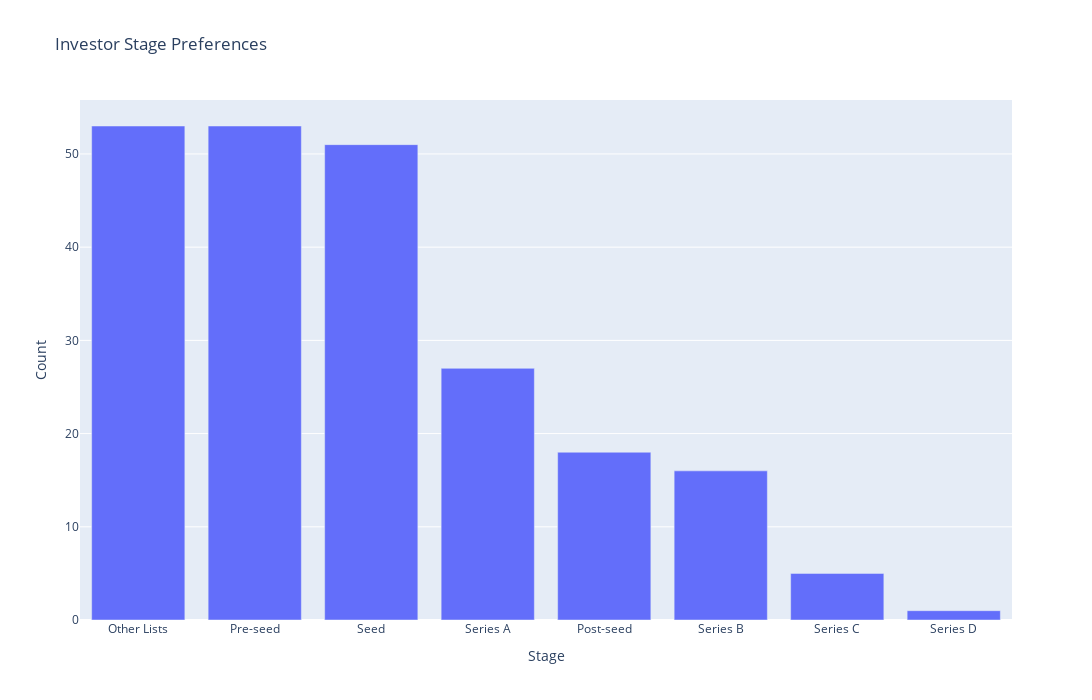

Notebook code for this chart:
### Code cell
stage_counts = Counter(
    stage for lst in investors_df["investment_stage_pref"] if isinstance(lst, list)
    for stage in lst
)

stage_df = pd.DataFrame(stage_counts.items(), columns=["Stage", "Count"])

px.bar(
    stage_df.sort_values("Count", ascending=False),
    x="Stage",
    y="Count",
    title="Investor Stage Preferences",
    width=1300,
    height=700
).show()

### Figure 1 — Plotly figure (JSON) as saved in the notebook; plotly's stock layout.template omitted (floating-point values rounded to 4 significant figures)
{"data": [{"hovertemplate": "Stage=%{x}<br>Count=%{y}<extra></extra>", "legendgroup": "", "marker": {"color": "#636efa", "pattern": {"shape": ""}}, "name": "", "orientation": "v", "showlegend": false, "textposition": "auto", "type": "bar", "x": ["Other Lists", "Pre-seed", "Seed", "Series A", "Post-seed", "Series B", "Series C", "Series D"], "xaxis": "x", "y": [53, 53, 51, 27, 18, 16, 5, 1], "yaxis": "y"}], "layout": {"barmode": "relative", "height": 700, "legend": {"tracegroupgap": 0}, "title": {"text": "Investor Stage Preferences"}, "width": 1300, "xaxis": {"anchor": "y", "domain": [0, 1], "title": {"text": "Stage"}}, "yaxis": {"anchor": "x", "domain": [0, 1], "title": {"text": "Count"}}}}
